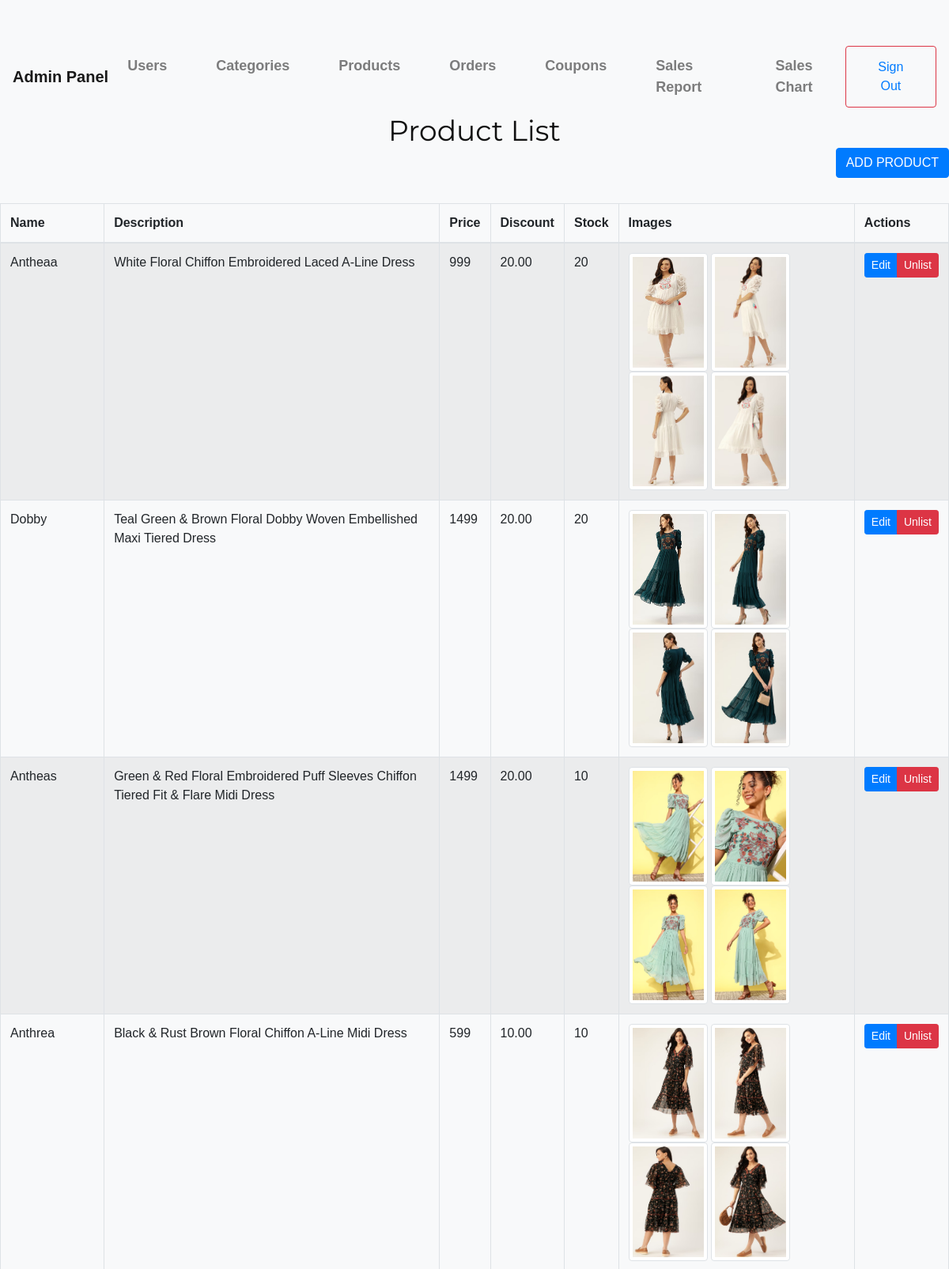
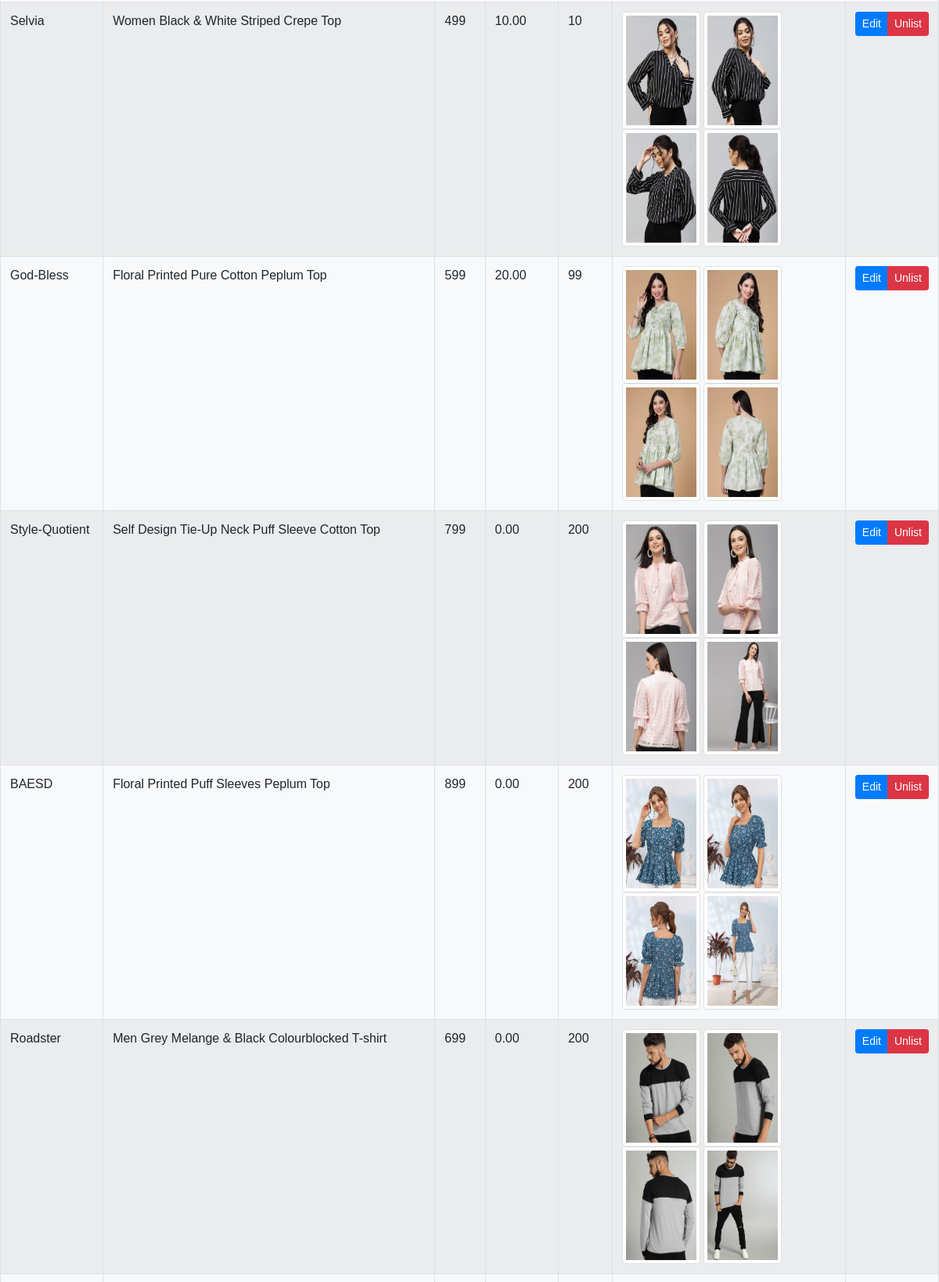
Screenshot of /adminn/productlist/ (signed in, upper part) with the database file from the repository (2 pictures, top to bottom).
### store/models.py (models this page shows, shortened)
class Product(models.Model):
    product_name = models.CharField(max_length=255,blank=True)
    slug = models.SlugField(max_length=200, unique=True,blank=True)
    description = models.TextField(blank=True)
    price = models.IntegerField(validators=[validate_non_negative, MinValueValidator(0)])
    discount = models.DecimalField(max_digits=10, decimal_places=2, default=0, validators=[ MinValueValidator(0), MaxValueValidator(100)])
    stock = models.IntegerField(validators=[MinValueValidator(0)])
    is_available = models.BooleanField(default=True)
    category = models.ForeignKey(category, on_delete=models.CASCADE)
    created_date = models.DateField(auto_now_add = True)
    modified_date = models.DateField(auto_now = True)
    is_active = models.BooleanField(default=True)# Soft delete flag
    class Meta:
        ordering = ['created_date']

class ProductImage(models.Model):
    product = models.ForeignKey(Product, on_delete=models.CASCADE, related_name="image")
    image = models.FileField(upload_to='photos/products', blank=True, null=True)

### adminn/views.py (the view)
    def _wrapped_view(request, *args, **kwargs):
        if request.user.is_authenticated and request.user.is_superadmin:
            return view_func(request, *args, **kwargs)
        else:
            return redirect('loginn')  # Redirect to the dashboard or any other page

### adminn/views.py (called while the page is built)
def superuser_required(view_func):
    def _wrapped_view(request, *args, **kwargs):
        if request.user.is_authenticated and request.user.is_superadmin:
            return view_func(request, *args, **kwargs)
        else:
            return redirect('loginn')  # Redirect to the dashboard or any other page
    return _wrapped_view

@superuser_required
def productlist(request):
    products = Product.objects.all().order_by('-created_date')
    return render(request, 'adminn/productlist.html', {'products': products})

### carts/context_processors.py (called while the page is built, shortened)
def counter(request):
    cart_count = 0
    if 'admin' in request.path:
        return {}
    return dict(cart_count=cart_count)

### category/context_processors.py (called while the page is built)
def menu_links(request):
    links = category.objects.all()
    return dict(links=links)

### store/context_processors.py (called while the page is built)
def wishlist_count(request):
    wishlist_items = []
    if request.user.is_authenticated:
        wishlist_items = Wishlist.objects.filter(user=request.user)
    return {'wishlist_count': len(wishlist_items)}

### templates/adminn/productlist.html (shortened to what this page needs)
{% extends 'adminn/adminbase.html' %}
{% block content %}
<h2 class="text-center ">Product List</h2>
<div class="text-right mb-3">
    <a href="{% url 'adminn:addproduct' %}" class="btn btn-primary mb-3">ADD PRODUCT</a>
    </div>
        <table class="table table-bordered table table-striped">
        <thead>
            <tr>
                <th>Name</th>
                <th>Description</th>
                <th>Price</th>
                <th>Discount</th>
                <th>Stock</th>
                <th>Images</th>
                <th>Actions</th>
            </tr>
        </thead>
        <tbody>
            {% for product in products %}
            {% if product.is_active %}
            <tr>
                <td>{{ product.product_name }}</td>
                <td>{{ product.description }}</td>
                <td>{{ product.price }}</td>
                <td>{{ product.discount }}</td>
                <td>{{ product.stock }}</td>
                <td>
                    {% for image in product.image.all %}
                    <img src="{{ image.image.url }}" alt="{{ product.product_name }}" class="img-thumbnail" style="width: 100px;height: 150px;">
                    {% endfor %}
                </td>
                <td>
                <div class="btn-group" role="group">
                    <a href="{% url 'adminn:editproduct' product.id %}" class="btn btn-sm btn-primary">Edit</a>
                    <a href="{% url 'adminn:deleteproduct' product.id %}" class="btn btn-sm btn-danger" onclick="return confirm('Are you sure you want to delete this category?');">Unlist</a>
                    </div>
                </td>
            </tr>
            {% endif %}
            {% endfor %}
        </tbody>
    </table>
{% endblock content %}

### static/css/style.css (style rules this page uses)
html, body { width: 100%; height: 100%; font-family: "Montserrat", sans-serif; -webkit-font-smoothing: antialiased; }
h1, h2, h3, h4, h5, h6 { margin: 0; color: #111111; font-weight: 400; font-family: "Montserrat", sans-serif; }
h2 { font-size: 36px; }
img { max-width: 100%; }

### templates/adminn/adminbase.html (style rules this page uses)
body { background-color: #f8f9fa; font-family: Arial, sans-serif; padding-top: 50px; }

### rows the page displays
Product: product_name "Antheaa", description "White Floral Chiffon Embroidered Laced A-Line Dress", price "999", discount "20.00", stock "20"
ProductImage: image (picture)
ProductImage: image (picture)
ProductImage: image (picture)
ProductImage: image (picture)
Product: product_name "Dobby", description "Teal Green & Brown Floral Dobby Woven Embellished Maxi Tiered Dress", price "1499", discount "20.00", stock "20"
ProductImage: image (picture)
ProductImage: image (picture)
ProductImage: image (picture)
ProductImage: image (picture)
Product: product_name "Antheas", description "Green & Red Floral Embroidered Puff Sleeves Chiffon Tiered Fit & Flare Midi Dress", price "1499", discount "20.00", stock "10"
ProductImage: image (picture)
ProductImage: image (picture)
ProductImage: image (picture)
ProductImage: image (picture)
Product: product_name "Anthrea", description "Black & Rust Brown Floral Chiffon A-Line Midi Dress", price "599", discount "10.00", stock "10"
ProductImage: image (picture)
ProductImage: image (picture)
ProductImage: image (picture)
ProductImage: image (picture)
Product: product_name "Selvia", description "Women Black & White Striped Crepe Top", price "499", discount "10.00", stock "10"
ProductImage: image (picture)
ProductImage: image (picture)
ProductImage: image (picture)
ProductImage: image (picture)
Product: product_name "God-Bless", description "Floral Printed Pure Cotton Peplum Top", price "599", discount "20.00", stock "99"
ProductImage: image (picture)
ProductImage: image (picture)
ProductImage: image (picture)
ProductImage: image (picture)
Product: product_name "Style-Quotient", description "Self Design Tie-Up Neck Puff Sleeve Cotton Top", price "799", discount "0.00", stock "200"
ProductImage: image (picture)
ProductImage: image (picture)
ProductImage: image (picture)
ProductImage: image (picture)
Product: product_name "BAESD", description "Floral Printed Puff Sleeves Peplum Top", price "899", discount "0.00", stock "200"
ProductImage: image (picture)
ProductImage: image (picture)
ProductImage: image (picture)
ProductImage: image (picture)
Product: product_name "Roadster", description "Men Grey Melange & Black Colourblocked T-shirt", price "699", discount "0.00", stock "200"
ProductImage: image (picture)
ProductImage: image (picture)
ProductImage: image (picture)
ProductImage: image (picture)
